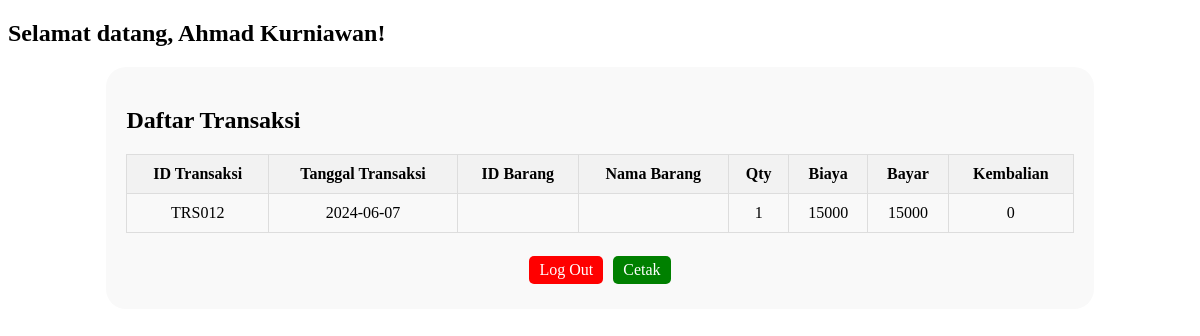
Page /pelanggan/riwayattransaksi.php (signed in) on the committed database.
### tables this page shows
CREATE TABLE `pelanggan` (
  `id_pelanggan` varchar(10) NOT NULL,
  `nama_pelanggan` varchar(100) NOT NULL,
  `username` varchar(25) NOT NULL,
  `password` varchar(100) NOT NULL,
  `alamat_pelanggan` varchar(255) NOT NULL,
  `no_hp_pelanggan` varchar(20) NOT NULL
);

CREATE TABLE `transaksi` (
  `id_transaksi` varchar(10) NOT NULL,
  `tanggal` varchar(20) NOT NULL,
  `id_pelanggan` varchar(10) NOT NULL,
  `qty` int(11) NOT NULL,
  `biaya` int(11) NOT NULL,
  `bayar` int(11) NOT NULL,
  `kembalian` int(11) NOT NULL,
  `id_produk` int(11) DEFAULT NULL,
  `nama_produk` varchar(255) DEFAULT NULL
);

### pelanggan/riwayattransaksi.php (the view, shortened to what this page needs)
<?php
    include '../conn.php';
    $sumber = 'https://erpkel12.my.id/api/product';
    $konten = file_get_contents($sumber);
    $data_transaksi = json_decode($konten, true);
    $username = $_SESSION['username'];
    $sql_pelanggan = "SELECT id_pelanggan, `nama_pelanggan` FROM pelanggan
                        WHERE username = :username";
    $stmt_pelanggan = $conn->prepare($sql_pelanggan);
    $stmt_pelanggan->bindParam(':username', $username);
    $stmt_pelanggan->execute();
    $hasil_pelanggan = $stmt_pelanggan->fetch(PDO::FETCH_ASSOC);
    $id_pelanggan = $hasil_pelanggan['id_pelanggan'];
    $nama = $hasil_pelanggan['nama_pelanggan'];
    $sql_riwayat = "SELECT * FROM transaksi
                    WHERE id_pelanggan = :id_pelanggan";
    $stmt_riwayat = $conn->prepare($sql_riwayat);
    $stmt_riwayat->bindParam(':id_pelanggan', $id_pelanggan);
    $stmt_riwayat->execute();
?>
<!DOCTYPE html>
<html lang="en">
<head>
    <link rel="stylesheet" href="styleriwayattransaksi.css">
</head>
<body>
    <h2>Selamat datang, <?php echo $nama; ?>!</h2>
    <div class="container">
        <h2>Daftar Transaksi</h2>
        <table>
            <tr>
                <th>ID Transaksi</th>
                <th>Tanggal Transaksi</th>
                <th>ID Barang</th>
                <th>Nama Barang</th>
                <th>Qty</th>
                <th>Biaya</th>
                <th>Bayar</th>
                <th>Kembalian</th>
            </tr>
            <?php
            while ($data = $stmt_riwayat->fetch(PDO::FETCH_ASSOC)) {
                foreach ($data_transaksi as $row) {
                    if ($row['id'] == $data['id_produk']) {
                        $nama_produk = $row['name'];
                        break;
                    }
                }
            ?>
                <tr>
                    <td style="text-align: center;"><?php echo $data['id_transaksi']; ?></td>
                    <td style="text-align: center;"><?php echo $data['tanggal']; ?></td>
                    <td style="text-align: center;"><?php echo $row['id']; ?></td>
                    <td style="text-align: center;"><?php echo $row['name']; ?></td>
                    <td style="text-align: center;"><?php echo $data['qty']; ?></td>
                    <td style="text-align: center;"><?php echo $data['biaya']; ?></td>
                    <td style="text-align: center;"><?php echo $data['bayar']; ?></td>
                    <td style="text-align: center;"><?php echo $data['kembalian']; ?></td>
                </tr>
            <?php } ?>
        </table>
        <br>
        <div class="button">
            <a href="loginpelanggan.php" class="button button-primary">Log Out</a>
            <a href="notasatuan.php" class="button button-secondary">Cetak</a>
        </div>
    </div>
</body>
</html>

### pelanggan/styleriwayattransaksi.css (style rules this page uses)
.container { width: 80%; margin: 0 auto; background-color: #f9f9f9; border-radius: 20px; padding: 20px; }
table { width: 100%; border-collapse: collapse; margin-bottom: 20px; border: 1px solid #ddd; border-radius: 5px; }
td, th { padding: 10px; text-align: left; border-bottom: 1px solid #ddd; border-right: 1px solid #ddd; }
th { background-color: #f2f2f2; font-weight: bold; text-align: center; }
th:last-child, td:last-child { border-right: none; }
table { margin: 0 auto; }
.button { display: flex; justify-content: center; align-items: center; color: white; text-decoration: none; padding: 5px 10px; border-radius: 5px; }
.button-primary { background-color: red; margin-right: 10px; }
.button-secondary { background-color: green; }

### rows in the picture
pelanggan: nama_pelanggan "Ahmad Kurniawan"
transaksi: id_transaksi "TRS012", tanggal "2024-06-07", qty "1", biaya "15000", bayar "15000", kembalian "0"
